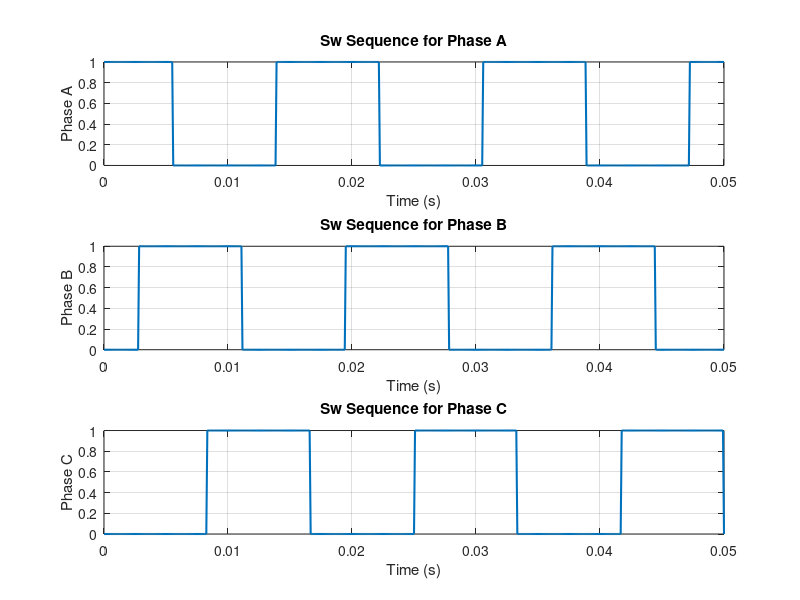
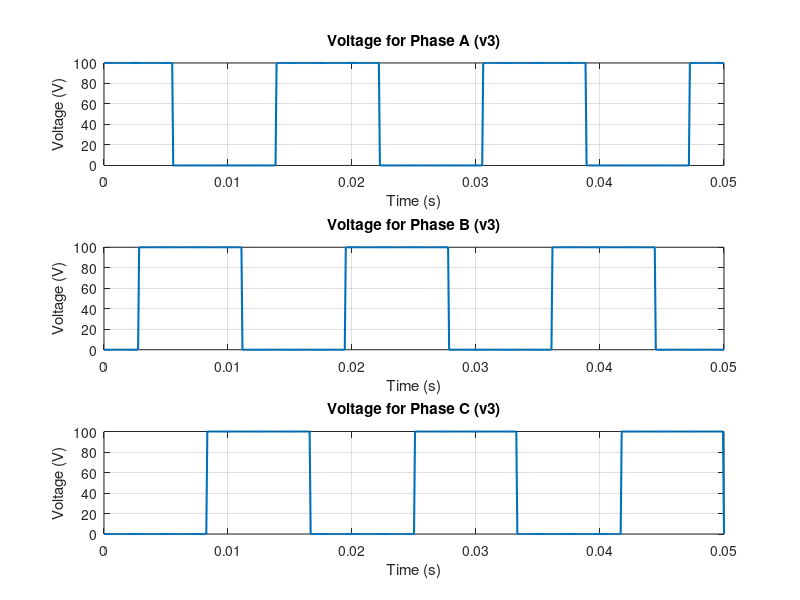

The MATLAB script that drew these images, in order: (Note: this script raises an error after producing the figures.)
f=60; %60 Hz signal
Vdc=100; %배터리 전압
v=zeros(3,7);
%가능한 스위칭 시퀀스들을 정의한다
v(:,1) =[1 0 0]';v(:,2)=[1 1 0]';
v(:,3)=[0 1 0]'; v(:,4)=[0 1 1]';
v(:,5)=[0 0 1]'; v(:,6)=[1 0 1]';
sw_seq=[];
t_seq=[];
v_his=[];
%스위칭 시퀀스를 생성
for t=0:1/f/200:3/f
    theta=mod(2*pi*f*t,2*pi);
    i =floor(theta/(1/3*pi)+1);
    sw_seq = [sw_seq v(:,i)];
    t_seq=[t_seq t];

    %disp(['t = ' num2str(t) ', sw_seq = ' mat2str(sw_seq)]);
end
% sw_seq의 각 열을 분리하여 플롯
figure;
subplot(3,1,1);
plot(t_seq, sw_seq(1, :), 'LineWidth', 1.5);
title('Sw Sequence for Phase A');
xlabel('Time (s)');
ylabel('Phase A');
grid on;

subplot(3,1,2);
plot(t_seq, sw_seq(2, :), 'LineWidth', 1.5);
title('Sw Sequence for Phase B');
xlabel('Time (s)');
ylabel('Phase B');
grid on;

subplot(3,1,3);
plot(t_seq, sw_seq(3, :), 'LineWidth', 1.5);
title('Sw Sequence for Phase C');
xlabel('Time (s)');
ylabel('Phase C');
grid on;
for i=1:max(size(sw_seq))
    v3= Vdc*sw_seq(:,i);
    v_his=[v_his v3];
end

% v3 (v_his) 값 플로팅
figure;

subplot(3,1,1);
plot(t_seq, v_his(1, :), 'LineWidth', 1.5);
title('Voltage for Phase A (v3)');
xlabel('Time (s)');
ylabel('Voltage (V)');
grid on;

subplot(3,1,2);
plot(t_seq, v_his(2, :), 'LineWidth', 1.5);
title('Voltage for Phase B (v3)');
xlabel('Time (s)');
ylabel('Voltage (V)');
grid on;

subplot(3,1,3);
plot(t_seq, v_his(3, :), 'LineWidth', 1.5);
title('Voltage for Phase C (v3)');
xlabel('Time (s)');
ylabel('Voltage (V)');
grid on;

% 저역 통과 필터 설계
lpFilt = designfilt('lowpassiir', 'FilterOrder', 2, ...
                    'PassbandFrequency', 60, 'PassbandRipple', 0.2, ...
                    'SampleRate', 60 * 200);

% 필터의 주파수 응답을 시각화
fvtool(lpFilt);

% 데이터 필터링
dataIn = v_his(1, :);
dataOut1 = filter(lpFilt, dataIn);

dataIn = v_his(2, :);
dataOut2 = filter(lpFilt, dataIn);

dataIn = v_his(3, :);
dataOut3 = filter(lpFilt, dataIn);

% 결과를 확인하기 위해 필터링된 데이터를 플롯
figure;
subplot(3,1,1);
plot(dataOut1);
title('Filtered Output for Phase A');
xlabel('Sample');
ylabel('Voltage');

subplot(3,1,2);
plot(dataOut2);
title('Filtered Output for Phase B');
xlabel('Sample');
ylabel('Voltage');

subplot(3,1,3);
plot(dataOut3);
title('Filtered Output for Phase C');
xlabel('Sample');
ylabel('Voltage');